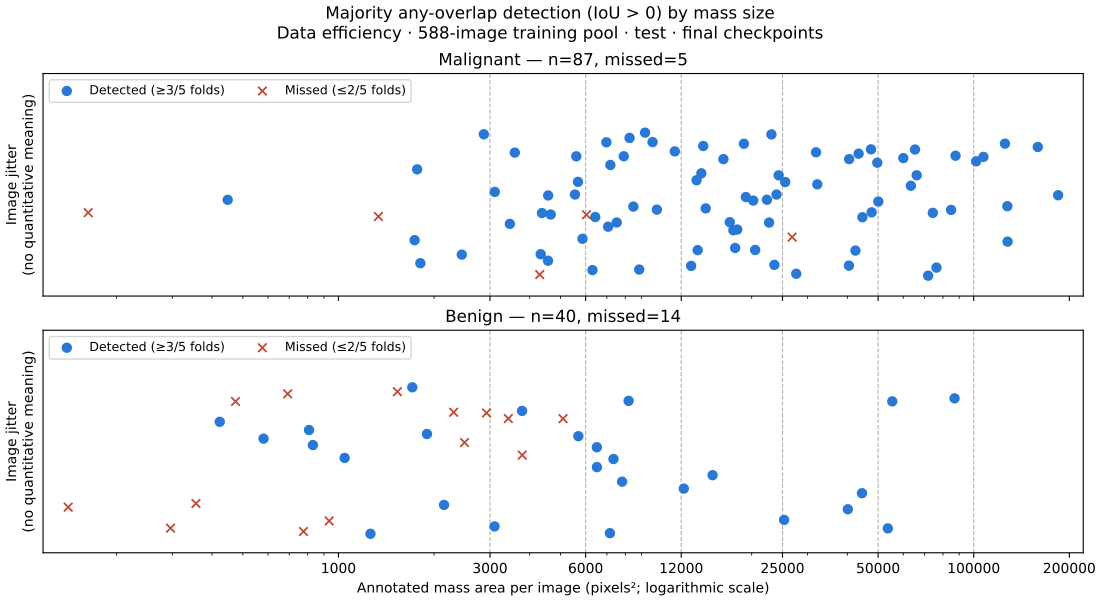

Here is the Python script that generated this plot:
"""Run: .venv/bin/python -B -m analysis.02_data_efficiency.detection_rates_by_size.detection_rates_by_size"""

import csv
import hashlib
import importlib
import json
import math
import statistics
from pathlib import Path

import matplotlib
matplotlib.use("Agg")
import matplotlib.pyplot as plt
from matplotlib.ticker import ScalarFormatter

from analysis.predictions_dataset.load_predictions_dataset import load_predictions_dataset

existing = importlib.import_module(
    "analysis.02_data_efficiency.detection_rates.detection_rates"
)
CRITERIA = [("presence", "triage_detection_flag")] + [
    (name, flag) for name, flag, _ in existing.DETECTION_CRITERIA
]
CHECKPOINTS = existing.CHECKPOINTS
FOLDS = existing.FOLDS
PATHOLOGIES = ("malignant", "benign", "combined")
BINS = (
    ("100k+", 100000, None),
    ("50k–100k", 50000, 100000),
    ("25k–50k", 25000, 50000),
    ("12k–25k", 12000, 25000),
    ("6k–12k", 6000, 12000),
    ("3k–6k", 3000, 6000),
    ("<3k", 0, 3000),
)
OUTPUT_DIR = Path(__file__).resolve().parent


def select_rows(rows):
    selected = [row for row in rows
                if row.experiment_name == "data_efficiency"
                and row.evaluation_split == "test"
                and row.training_set_size == 588
                and row.checkpoint in CHECKPOINTS]
    if len({(row.seed, row.encoder) for row in selected}) != 1:
        raise RuntimeError("Expected one seed and encoder")
    reference = None
    for checkpoint in CHECKPOINTS:
        for fold in FOLDS:
            group = [r for r in selected if r.checkpoint == checkpoint and r.fold == fold]
            cohort = {r.image_id: (r.pathology, r.mass_present,
                                  r.ground_truth_mass_area_px,
                                  r.image_height_px, r.image_width_px) for r in group}
            if not group or len(cohort) != len(group):
                raise RuntimeError("Missing group or duplicate image")
            if reference is not None and cohort != reference:
                raise RuntimeError("Ground-truth cohorts differ across models")
            reference = cohort
    if {r.fold for r in selected} != set(FOLDS):
        raise RuntimeError("Unexpected folds")
    return [r for r in selected if r.mass_present]


def assign_bin(area):
    if area is None or area <= 0:
        raise RuntimeError("Expected positive mass area")
    for label, lower, upper in BINS:
        if area >= lower and (upper is None or area < upper):
            return label
    raise RuntimeError("Invalid mass area")


def analyze(rows):
    assignments = {r.image_id: assign_bin(r.ground_truth_mass_area_px) for r in rows}
    records = []
    for checkpoint in CHECKPOINTS:
        for pathology in PATHOLOGIES:
            for label, lower, upper in BINS:
                for fold in FOLDS:
                    group = [r for r in rows if r.checkpoint == checkpoint
                             and r.fold == fold and assignments[r.image_id] == label
                             and (pathology == "combined" or r.pathology == pathology)]
                    for criterion, flag in CRITERIA:
                        flags = [getattr(r, flag) for r in group]
                        if any(value is None for value in flags):
                            raise RuntimeError("Missing detection flag")
                        detected = sum(flags)
                        records.append(dict(
                            checkpoint=checkpoint, pathology=pathology, bin=label,
                            lower_inclusive_px=lower, upper_exclusive_px=upper,
                            fold=fold, criterion=criterion, n=len(group),
                            detected=detected, rate=detected / len(group) if group else None,
                        ))
    return assignments, records


def build_report(rows, snapshot_id, assignments, records):
    images = {r.image_id: r for r in rows}
    malignant = sum(r.pathology == "malignant" for r in images.values())
    benign = sum(r.pathology == "benign" for r in images.values())
    lines = ["# Detection by fixed mass-area bins: 588-image pool", "",
             f"Experiment 02; dataset snapshot `{snapshot_id}`; seed {rows[0].seed}. "
             f"{len(images)} unique mass-positive test images ({malignant} malignant, "
             f"{benign} benign); normals excluded.", "",
             "Seven approximately logarithmic bins use `ground_truth_mass_area_px`: total "
             "annotated mass pixel area per image, not individual lesion or physical area. "
             "Bounds are lower inclusive and upper exclusive; image scale and cropping vary.", "",
             "Rates are proportions (0–1), mean ± sample SD to three decimals across the five fold-trained models "
             "evaluated on the same images. SD describes model variation, not a confidence "
             "interval; repeated images are not additional independent cases. Empty bins are NA.", "",
             "All seven existing image-level detection criteria and retained-component rules "
             "are reused: presence, overlap IoU > 0/0.2/0.5, and centroid equivalent-diameter "
             "tolerances 0.25/0.5/1.0. Presence need not localize the mass."]
    lines.extend(["", "## Majority detection by image", "",
                  "Final checkpoints only; one point per mass-positive test image. "
                  "Detected means any overlap (IoU > 0; `overlap_detection_iou_00_flag`) "
                  "in at least 3 of 5 folds; circles are detected and crosses are missed. "
                  "Vertical jitter is deterministic and has no quantitative meaning. "
                  "Both panels share a logarithmic annotated-area axis; dashed lines mark "
                  "the fixed-bin boundaries.", "",
                  "![Majority detection by annotated mass area](detection_rates_by_size.png)", "",
                  "[PDF](detection_rates_by_size.pdf)", ""])
    leading_tables = []
    for checkpoint in CHECKPOINTS:
        for pathology in PATHOLOGIES:
            table_bins = BINS[::-1] if pathology in ("malignant", "benign") else BINS
            table = [f"## {checkpoint.title()} — {pathology}", "",
                          "| Criterion | " + " | ".join(label for label, _, _ in table_bins) + " |",
                           "|---|" + "---|" * len(BINS)]
            if checkpoint == "final" and pathology in ("malignant", "benign"):
                counts = []
                for label, _, _ in table_bins:
                    count = sum(r.pathology == pathology and assignments[key] == label
                                for key, r in images.items())
                    counts.append(f"**{count}**")
                table.append("| **Unique images (n)** | " + " | ".join(counts) + " |")
            for criterion, _ in CRITERIA:
                cells = []
                for label, _, _ in table_bins:
                    values = [r["rate"] for r in records
                              if r["checkpoint"] == checkpoint and r["pathology"] == pathology
                              and r["bin"] == label and r["criterion"] == criterion]
                    cells.append("NA" if not values or any(v is None for v in values) else
                                 f"{statistics.mean(values):.3f} ± "
                                 f"{statistics.stdev(values):.3f}")
                table.append(f"| {criterion} | " + " | ".join(cells) + " |")
            table.append("")
            if checkpoint == "final" and pathology in ("malignant", "benign"):
                leading_tables.extend(table)
            else:
                lines.extend(table)
    lines[2:2] = leading_tables
    return "\n".join(lines)


def vertical_jitter(image_id):
    digest = hashlib.sha256(str(image_id).encode("utf-8")).digest()
    return int.from_bytes(digest[:8], "big") / (2**64 - 1) * 1.6 - 0.8


def image_votes(rows):
    groups = {}
    for row in rows:
        groups.setdefault(row.image_id, []).append(row)
    records = []
    for image_id, group in sorted(groups.items()):
        if len(group) != 5 or {r.fold for r in group} != set(FOLDS):
            raise RuntimeError(f"{image_id}: expected exactly five unique folds")
        metadata = {(r.pathology, r.mass_present, r.ground_truth_mass_area_px,
                     r.image_height_px, r.image_width_px) for r in group}
        if len(metadata) != 1:
            raise RuntimeError(f"{image_id}: inconsistent image metadata")
        row = group[0]
        if row.pathology not in ("malignant", "benign") or not row.mass_present:
            raise RuntimeError(f"{image_id}: expected mass-positive image")
        area = row.ground_truth_mass_area_px
        if area is None or not math.isfinite(area) or area <= 0:
            raise RuntimeError(f"{image_id}: expected positive finite mass area")
        flags = [r.overlap_detection_iou_00_flag for r in group]
        if any(flag not in (True, False) for flag in flags):
            raise RuntimeError(f"{image_id}: missing or invalid detection flag")
        votes = sum(flags)
        records.append(dict(image_id=image_id, pathology=row.pathology,
                            ground_truth_mass_area_px=area, detected_folds=votes,
                            total_folds=5, majority_detected=votes >= 3,
                            vertical_jitter=vertical_jitter(image_id)))
    return records


def plot_majority_detection(records):
    fig, axes = plt.subplots(2, 1, figsize=(11, 6), sharex=True, layout="constrained")
    boundaries = sorted(lower for _, lower, _ in BINS if lower > 0)
    areas = [r["ground_truth_mass_area_px"] for r in records]
    for ax, pathology in zip(axes, ("malignant", "benign")):
        group = [r for r in records if r["pathology"] == pathology]
        missed = sum(not r["majority_detected"] for r in group)
        for detected, marker, color, label in (
            (True, "o", "#2a78d6", "Detected (≥3/5 folds)"),
            (False, "x", "#c44732", "Missed (≤2/5 folds)"),
        ):
            points = [r for r in group if r["majority_detected"] == detected]
            ax.scatter([r["ground_truth_mass_area_px"] for r in points],
                       [r["vertical_jitter"] for r in points], marker=marker,
                       color=color, s=38, linewidths=1.3, label=label, zorder=3)
        for boundary in boundaries:
            ax.axvline(boundary, color="0.7", linestyle="--", linewidth=0.8)
        ax.set(xscale="log", xlim=(min(areas) / 1.2, max(areas) * 1.2),
               ylim=(-1, 1.4), yticks=[],
               title=f"{pathology.title()} — n={len(group)}, missed={missed}")
        ax.legend(loc="upper left", fontsize=9, ncol=2)
        ax.set_ylabel("Image jitter\n(no quantitative meaning)")
    axes[-1].set_xticks([1000, *boundaries, 200000])
    axes[-1].xaxis.set_major_formatter(ScalarFormatter())
    axes[-1].set_xlabel("Annotated mass area per image (pixels²; logarithmic scale)")
    fig.suptitle("Majority any-overlap detection (IoU > 0) by mass size\n"
                 "Data efficiency · 588-image training pool · test · final checkpoints")
    for extension in ("png", "pdf"):
        fig.savefig(OUTPUT_DIR / f"detection_rates_by_size.{extension}", dpi=200)
    plt.close(fig)


def main():
    data = load_predictions_dataset()
    manifest = json.loads(existing.MANIFEST_PATH.read_text())
    if manifest["snapshot_id"] != data.snapshot_id:
        raise RuntimeError("Dataset does not match build manifest")
    rows = select_rows(data.rows)
    assignments, records = analyze(rows)
    votes = image_votes([r for r in rows if r.checkpoint == "final"])
    plot_majority_detection(votes)
    (OUTPUT_DIR / "detection_rates_by_size.md").write_text(
        build_report(rows, data.snapshot_id, assignments, records)
    )
    with (OUTPUT_DIR / "detection_rates_by_size.csv").open("w", newline="") as file:
        writer = csv.DictWriter(file, fieldnames=["snapshot_id", *records[0]], lineterminator="\n")
        writer.writeheader()
        for record in records:
            writer.writerow({"snapshot_id": data.snapshot_id,
                             **record, "rate": "NA" if record["rate"] is None else record["rate"]})
    print(f"Wrote fixed-bin report and {len(records)} per-fold detection counts")
    detected = sum(r["majority_detected"] for r in votes)
    print(f"Wrote PNG and PDF majority chart: {len(votes)} images, {detected} detected, "
          f"{len(votes) - detected} missed")


if __name__ == "__main__":
    main()
